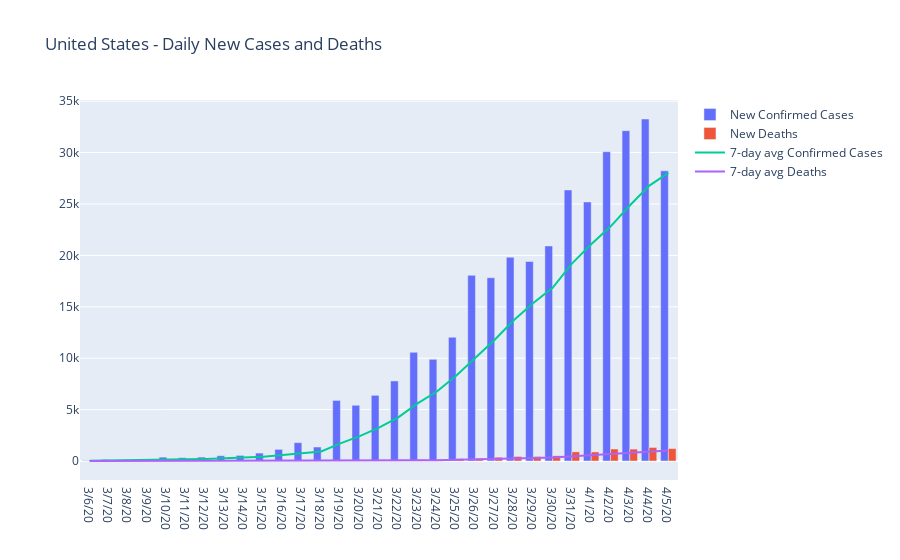

Here is the notebook cell this chart was saved with:
### Code cell
dfUSConfirmedDailyNew = dfUSConfirmed.diff(axis=1)
dfUSDeathsDailyNew = dfUSDeaths.diff(axis=1)

dfUSConfirmed7dayMA = dfUSConfirmedDailyNew.rolling(window=7, axis=1).mean()
dfUSDeaths7dayMA = dfUSDeathsDailyNew.rolling(window=7, axis=1).mean()

trace1 = go.Bar(
    x = dfUSConfirmedDailyNew.columns[-MONTH_DAYS:],
    y = dfUSConfirmedDailyNew.iloc[0][-MONTH_DAYS:], name = 'New Confirmed Cases')

trace2 = go.Bar(
    x = dfUSDeathsDailyNew.columns[-MONTH_DAYS:],
    y = dfUSDeathsDailyNew.iloc[0][-MONTH_DAYS:], name = 'New Deaths')

trace3 = go.Scatter(
    x = dfUSConfirmed7dayMA.columns[-MONTH_DAYS:],
    y = dfUSConfirmed7dayMA.iloc[0][-MONTH_DAYS:], name = '7-day avg Confirmed Cases')

trace4 = go.Scatter(
    x = dfUSDeaths7dayMA.columns[-MONTH_DAYS:],
    y = dfUSDeaths7dayMA.iloc[0][-MONTH_DAYS:], name = '7-day avg Deaths')

data = [trace1, trace2, trace3, trace4]
layout = dict(title = 'United States - Daily New Cases and Deaths')

py.iplot(dict(data=data, layout=layout))
dfUSDisplay = pd.concat([dfUSConfirmedDailyNew, dfUSDeathsDailyNew])
dfUSDisplay[dfUSDisplay.columns[-MONTH_DAYS:]].style.format(IntegerFormatter)

### Figure 1 — Plotly figure (JSON) as saved in the notebook; plotly's stock layout.template omitted (floating-point values rounded to 4 significant figures)
{"data": [{"name": "New Confirmed Cases", "type": "bar", "x": ["3/6/20", "3/7/20", "3/8/20", "3/9/20", "3/10/20", "3/11/20", "3/12/20", "3/13/20", "3/14/20", "3/15/20", "3/16/20", "3/17/20", "3/18/20", "3/19/20", "3/20/20", "3/21/20", "3/22/20", "3/23/20", "3/24/20", "3/25/20", "3/26/20", "3/27/20", "3/28/20", "3/29/20", "3/30/20", "3/31/20", "4/1/20", "4/2/20", "4/3/20", "4/4/20", "4/5/20"], "y": [45, 140, 116, 65, 376, 322, 382, 516, 548, 772, 1133, 1789, 1362, 5894, 5423, 6389, 7787, 10571, 9893, 12038, 18058, 17821, 19821, 19408, 20921, 26365, 25200, 30081, 32133, 33264, 28222]}, {"name": "New Deaths", "type": "bar", "x": ["3/6/20", "3/7/20", "3/8/20", "3/9/20", "3/10/20", "3/11/20", "3/12/20", "3/13/20", "3/14/20", "3/15/20", "3/16/20", "3/17/20", "3/18/20", "3/19/20", "3/20/20", "3/21/20", "3/22/20", "3/23/20", "3/24/20", "3/25/20", "3/26/20", "3/27/20", "3/28/20", "3/29/20", "3/30/20", "3/31/20", "4/1/20", "4/2/20", "4/3/20", "4/4/20", "4/5/20"], "y": [2, 3, 4, 1, 6, 8, 4, 7, 7, 9, 22, 23, 10, 82, 44, 63, 110, 140, 149, 236, 267, 372, 445, 441, 511, 895, 884, 1169, 1161, 1320, 1212]}, {"name": "7-day avg Confirmed Cases", "type": "scatter", "x": ["3/6/20", "3/7/20", "3/8/20", "3/9/20", "3/10/20", "3/11/20", "3/12/20", "3/13/20", "3/14/20", "3/15/20", "3/16/20", "3/17/20", "3/18/20", "3/19/20", "3/20/20", "3/21/20", "3/22/20", "3/23/20", "3/24/20", "3/25/20", "3/26/20", "3/27/20", "3/28/20", "3/29/20", "3/30/20", "3/31/20", "4/1/20", "4/2/20", "4/3/20", "4/4/20", "4/5/20"], "y": [28.86, 47.71, 63.43, 69.29, 120.1, 161.7, 206.6, 273.9, 332.1, 425.9, 578.4, 780.3, 928.9, 1716.0, 2417.0, 3252.0, 4254.0, 5602.0, 6760.0, 8285, 10020.0, 11790.0, 13710.0, 15370.0, 16850.0, 19200.0, 21080.0, 22800.0, 24847, 26770.0, 28030.0]}, {"name": "7-day avg Deaths", "type": "scatter", "x": ["3/6/20", "3/7/20", "3/8/20", "3/9/20", "3/10/20", "3/11/20", "3/12/20", "3/13/20", "3/14/20", "3/15/20", "3/16/20", "3/17/20", "3/18/20", "3/19/20", "3/20/20", "3/21/20", "3/22/20", "3/23/20", "3/24/20", "3/25/20", "3/26/20", "3/27/20", "3/28/20", "3/29/20", "3/30/20", "3/31/20", "4/1/20", "4/2/20", "4/3/20", "4/4/20", "4/5/20"], "y": [2, 2.286, 2.857, 2.286, 3, 3.571, 4, 4.714, 5.286, 6, 9, 11.43, 11.71, 22.86, 28.14, 36.14, 50.57, 67.43, 85.43, 117.7, 144.1, 191, 245.6, 292.9, 345.9, 452.4, 545, 673.9, 786.6, 911.6, 1022.0]}], "layout": {"title": {"text": "United States - Daily New Cases and Deaths"}}}
